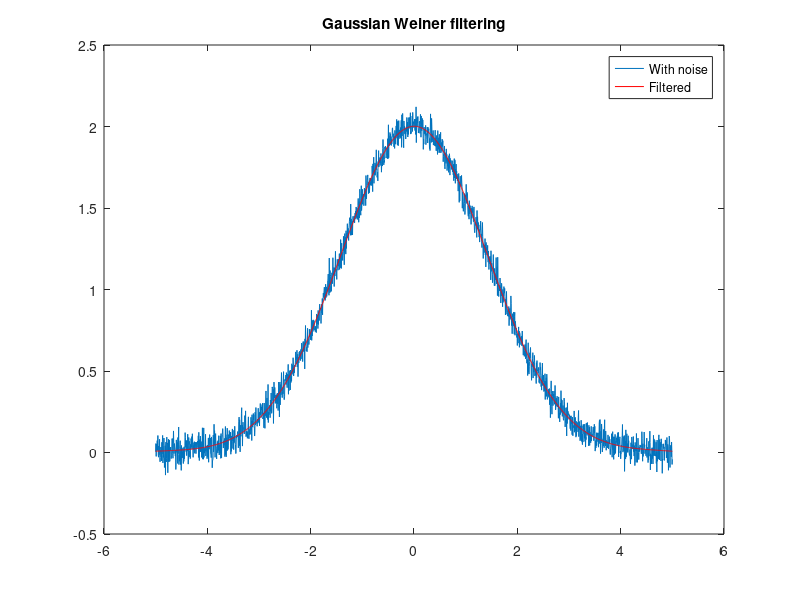
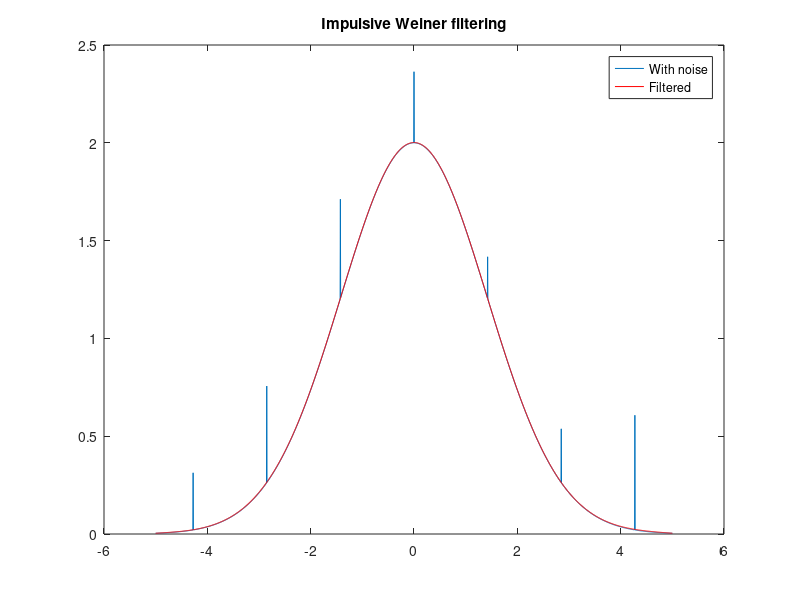

The MATLAB source for these figures, in order:
function lab6()
    % Input parameters
    A = randi(3, 1, 1);
    sigma = randi(2, 1, 1);

    % Borders of calculation
    mult = 5;
    step = 0.005;
    t = -mult:step:mult;

    % Pulse generation
    x0 = gauspls(t, A, sigma);

    % Gaussian noise generation
    NA = 0;
    NS = 0.05;
    n1 = normrnd(NA, NS, [1 length(x0)]);
    x1 = x0 + n1;

    % Impulsive noise generation
    count = 7;
    M = 0.4;
    n2 = impnoise(length(x0), count, M);
    x2 = x0 + n2;

    % Gee, Matlab, how come your compiler lets you use TWO wieners?
    y1 = wiener(fft(x1), fft(n1));
    y2 = wiener(fft(x2), fft(n2));

    %
    % PLOTTING
    %

    figure(1)
    plot(t, x1, t, ifft(fft(x1) .* y1), 'r');
    title('Gaussian Weiner filtering');
    legend('With noise', 'Filtered');

    figure(2)
    plot(t, x2, t, ifft(fft(x2) .* y2), 'r');
    title('Impulsive Weiner filtering');
    legend('With noise', 'Filtered');

end

% Gaussian pulse generation
function y = gauspls(x, A, s)
    y = A * exp(-(x / s).^2);
end

% Impulsive noise generation
function y = impnoise(size, N, mult)
    step = floor(size / N);
    y = zeros(1, size);

    for i = 0:floor(N / 2)
        y(round(size / 2) + i * step) = mult * (0.5 + rand);
        y(round(size / 2) - i * step) = mult * (0.5 + rand);
    end

end

% Wiener filter
function y = wiener(x, n)
    y = 1 - (n ./ x).^2;
end
